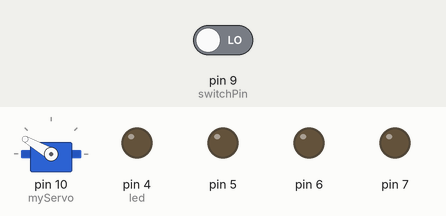
A sketch run on a simulated Arduino Uno, built with avr-gcc and run on an emulated ATmega328P. On the bench: servo, output pins drawn as LEDs (lit = HIGH). The test bench sets the inputs (shaded band); at power-on: pin 9 (switchPin) LOW. Random numbers use the default seed unless the sketch sets one; pins used as bus, display or sensor lines are not drawn.

Above: at 27.5 s.
27.6 s: pin 9 (switchPin) driven HIGH
At 31.7 s:
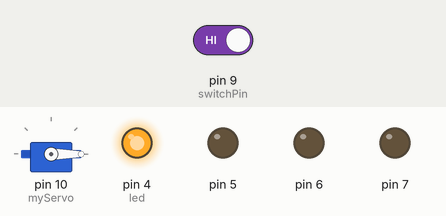
At 33.2 s:
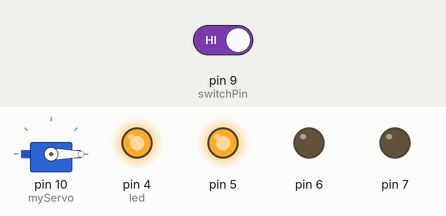
Timing chart, 0 to 48.1 s (numbered marks = the images above; inputs shaded):
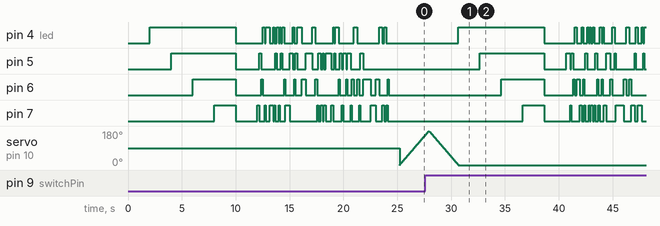

Measured:
- after the input at 27.6 s, pin 4 (led): LOW → HIGH after 3.1 s, → LOW 8.0 s later, → HIGH 2.8 s later, → LOW 0.19 s later, … (25 changes in this stretch); pin 5: LOW → HIGH after 5.1 s, → LOW 6.0 s later, → HIGH 2.0 s later, → LOW 0.38 s later, … (18 changes in this stretch)

The sketch:

Pirone_Lab4.ino
```cpp
#include <Servo.h>
Servo myServo;
const int switchPin = 9;
unsigned long previousTime = 0;
int switchState = 0;
int prevSwitchState = 0;
int led = 4;
long interval = 2000;
int pos = 0;
int ledOn = false;
#define NOTE_B0  31
#define NOTE_C1  33
#define NOTE_CS1 35
#define NOTE_D1  37
#define NOTE_DS1 39
#define NOTE_E1  41
#define NOTE_F1  44
#define NOTE_FS1 46
#define NOTE_G1  49
#define NOTE_GS1 52
#define NOTE_A1  55
#define NOTE_AS1 58
#define NOTE_B1  62
#define NOTE_C2  65
#define NOTE_CS2 69
#define NOTE_D2  73
#define NOTE_DS2 78
#define NOTE_E2  82
#define NOTE_F2  87
#define NOTE_FS2 93
#define NOTE_G2  98
#define NOTE_GS2 104
#define NOTE_A2  110
#define NOTE_AS2 117
#define NOTE_B2  123
#define NOTE_C3  131
#define NOTE_CS3 139
#define NOTE_D3  147
#define NOTE_DS3 156
#define NOTE_E3  165
#define NOTE_F3  175
#define NOTE_FS3 185
#define NOTE_G3  196
#define NOTE_GS3 208
#define NOTE_A3  220
#define NOTE_AS3 233
#define NOTE_B3  247
#define NOTE_C4  262
#define NOTE_CS4 277
#define NOTE_D4  294
#define NOTE_DS4 311
#define NOTE_E4  330
#define NOTE_F4  349
#define NOTE_FS4 370
#define NOTE_G4  392
#define NOTE_GS4 415
#define NOTE_A4  440
#define NOTE_AS4 466
#define NOTE_B4  494
#define NOTE_C5  523
#define NOTE_CS5 554
#define NOTE_D5  587
#define NOTE_DS5 622
#define NOTE_E5  659
#define NOTE_F5  698
#define NOTE_FS5 740
#define NOTE_G5  784
#define NOTE_GS5 831
#define NOTE_A5  880
#define NOTE_AS5 932
#define NOTE_B5  988
#define NOTE_C6  1047
#define NOTE_CS6 1109
#define NOTE_D6  1175
#define NOTE_DS6 1245
#define NOTE_E6  1319
#define NOTE_F6  1397
#define NOTE_FS6 1480
#define NOTE_G6  1568
#define NOTE_GS6 1661
#define NOTE_A6  1760
#define NOTE_AS6 1865
#define NOTE_B6  1976
#define NOTE_C7  2093
#define NOTE_CS7 2217
#define NOTE_D7  2349
#define NOTE_DS7 2489
#define NOTE_E7  2637
#define NOTE_F7  2794
#define NOTE_FS7 2960
#define NOTE_G7  3136
#define NOTE_GS7 3322
#define NOTE_A7  3520
#define NOTE_AS7 3729
#define NOTE_B7  3951
#define NOTE_C8  4186
#define NOTE_CS8 4435
#define NOTE_D8  4699
#define NOTE_DS8 4978
#define melodyPin 8
int randNum = random(4, 8);
//the melody
int melody[] = {
  NOTE_E7, NOTE_E7, 0, NOTE_E7,
  0, NOTE_C7, NOTE_E7, 0,
  NOTE_G7, 0, 0,  0,
  NOTE_G6, 0, 0, 0,

  NOTE_C7, 0, 0, NOTE_G6,
  0, 0, NOTE_E6, 0,
  0, NOTE_A6, 0, NOTE_B6,
  0, NOTE_AS6, NOTE_A6, 0,

  NOTE_G6, NOTE_E7, NOTE_G7,
  NOTE_A7, 0, NOTE_F7, NOTE_G7,
  0, NOTE_E7, 0, NOTE_C7,
  NOTE_D7, NOTE_B6, 0, 0,

  NOTE_C7, 0, 0, NOTE_G6,
  0, 0, NOTE_E6, 0,
  0, NOTE_A6, 0, NOTE_B6,
  0, NOTE_AS6, NOTE_A6, 0,

  NOTE_G6, NOTE_E7, NOTE_G7,
  NOTE_A7, 0, NOTE_F7, NOTE_G7,
  0, NOTE_E7, 0, NOTE_C7,
  NOTE_D7, NOTE_B6, 0, 0
};
//tempo of the song
int tempo[] = {
  12, 12, 12, 12,
  12, 12, 12, 12,
  12, 12, 12, 12,
  12, 12, 12, 12,

  12, 12, 12, 12,
  12, 12, 12, 12,
  12, 12, 12, 12,
  12, 12, 12, 12,

  9, 9, 9,
  12, 12, 12, 12,
  12, 12, 12, 12,
  12, 12, 12, 12,

  12, 12, 12, 12,
  12, 12, 12, 12,
  12, 12, 12, 12,
  12, 12, 12, 12,

  9, 9, 9,
  12, 12, 12, 12,
  12, 12, 12, 12,
  12, 12, 12, 12,
};
void setup() {
  for (int x = 4; x < 8; x++) {
    pinMode(x, OUTPUT);
  }
  pinMode(switchPin, INPUT);
  pinMode(8, OUTPUT);
  myServo.attach(10);
}

void loop() {
  unsigned long currentTime = millis();

  if (currentTime - previousTime > interval) {
    previousTime = currentTime;
    if (led < 7) {
      digitalWrite(led, HIGH);
    }
    led++;

    if (led == 7) {
      digitalWrite(6, HIGH);
      delay(2000);
      digitalWrite(7, HIGH);
      delay(2000);
      int ledOn = true;
      if (ledOn == true) {
        digitalWrite(4, LOW);
        digitalWrite(5, LOW);
        digitalWrite(6, LOW);
        digitalWrite(7, LOW);
        delay(2000);
        ledOn = false;
      }
        if (ledOn == false) {
          playSong(0);
          moveServo();
        }
    }
  }

  switchState = digitalRead(switchPin);

  if (switchState != prevSwitchState) {
    for (int x = 4; x < 8; x++) {
      digitalWrite(x, LOW);
    }

    led = 4;

    previousTime = currentTime;
  }

  prevSwitchState = switchState;
}

int song = 0;

//play the song
void playSong(int s) {
  song = s;
  if (s == 0) {
    Serial.println(" 'Mario Theme'");
    int size = sizeof(melody) / sizeof(int);
    for (int thisNote = 0; thisNote < size; thisNote++) {
      int noteDuration = 1000 / tempo[thisNote];
      buzz(melodyPin, melody[thisNote], noteDuration);
      int pauseBetweenNotes = noteDuration * 1.30;
      delay(pauseBetweenNotes);
      buzz(melodyPin, 0, noteDuration);
    }
  }
}

//function that plays the sound
void buzz(int targetPin, long frequency, long length) {
  unsigned int pin = (rand() % 4 + 4);
  digitalWrite(7, LOW);
//  digitalWrite(6, HIGH);
//  digitalWrite(5, HIGH);
  digitalWrite(6, LOW);
  digitalWrite(5, LOW);
  digitalWrite(4, LOW);
  digitalWrite(pin, HIGH);
  long delayValue = 1000000 / frequency / 2;
  long numCycles = frequency * length / 1000;
  for (long i = 0; i < numCycles; i++) {
    digitalWrite(targetPin, HIGH);
    delayMicroseconds(delayValue);
    digitalWrite(targetPin, LOW);
    delayMicroseconds(delayValue);
  }
//  digitalWrite(7, HIGH);
//  digitalWrite(6, LOW);
//  digitalWrite(5, LOW);
//  digitalWrite(4, HIGH);
}

//function that moves the servo
void moveServo() {
  digitalWrite(7, LOW);
  digitalWrite(6, LOW);
  digitalWrite(5, LOW);
  digitalWrite(4, LOW);
  delay(1000);
  for (pos = 0; pos <= 180; pos += 1) {
    myServo.write(pos);
    delay(15);
  }
  for (pos = 180; pos >= 0; pos -= 1) {
    myServo.write(pos);
    delay(15);
  }
}
```
